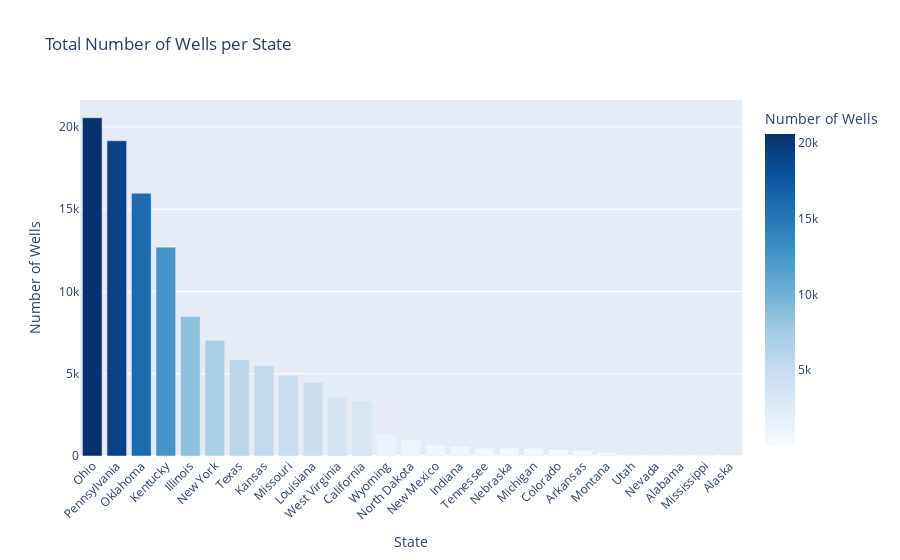

Notebook source saved alongside this figure:
### Markdown cell above
Number of Orphaned Wells Per State

### Code cell
import plotly.express as px

state_counts = df['State'].value_counts().reset_index()
state_counts.columns = ['State', 'Well Count']


fig = px.bar(
    state_counts,
    x='State',
    y='Well Count',
    title='Total Number of Wells per State',
    labels={'Well Count': 'Number of Wells'},
    color='Well Count',
    color_continuous_scale='Blues'
)

fig.update_layout(xaxis_tickangle=-45)
fig.show()

### Figure 1 — Plotly figure (JSON) as saved in the notebook; plotly's stock layout.template omitted (floating-point values rounded to 4 significant figures)
{"data": [{"hovertemplate": "State=%{x}<br>Number of Wells=%{marker.color}<extra></extra>", "legendgroup": "", "marker": {"color": [20557, 19160, 15971, 12695, 8480, 7029, 5854, 5477, 4893, 4484, 3594, 3338, 1323, 953, 652, 575, 481, 479, 472, 409, 349, 221, 72, 63, 49, 30, 12], "coloraxis": "coloraxis", "pattern": {"shape": ""}}, "name": "", "orientation": "v", "showlegend": false, "textposition": "auto", "x": ["Ohio", "Pennsylvania", "Oklahoma", "Kentucky", "Illinois", "New York", "Texas", "Kansas", "Missouri", "Louisiana", "West Virginia", "California", "Wyoming", "North Dakota", "New Mexico", "Indiana", "Tennessee", "Nebraska", "Michigan", "Colorado", "Arkansas", "Montana", "Utah", "Nevada", "Alabama", "Mississippi", "Alaska"], "xaxis": "x", "y": [20557, 19160, 15971, 12695, 8480, 7029, 5854, 5477, 4893, 4484, 3594, 3338, 1323, 953, 652, 575, 481, 479, 472, 409, 349, 221, 72, 63, 49, 30, 12], "yaxis": "y", "type": "bar"}], "layout": {"xaxis": {"anchor": "y", "domain": [0.0, 1.0], "title": {"text": "State"}, "tickangle": -45}, "yaxis": {"anchor": "x", "domain": [0.0, 1.0], "title": {"text": "Number of Wells"}}, "coloraxis": {"colorbar": {"title": {"text": "Number of Wells"}}, "colorscale": [[0.0, "rgb(247,251,255)"], [0.125, "rgb(222,235,247)"], [0.25, "rgb(198,219,239)"], [0.375, "rgb(158,202,225)"], [0.5, "rgb(107,174,214)"], [0.625, "rgb(66,146,198)"], [0.75, "rgb(33,113,181)"], [0.875, "rgb(8,81,156)"], [1.0, "rgb(8,48,107)"]]}, "legend": {"tracegroupgap": 0}, "title": {"text": "Total Number of Wells per State"}, "barmode": "relative"}}
